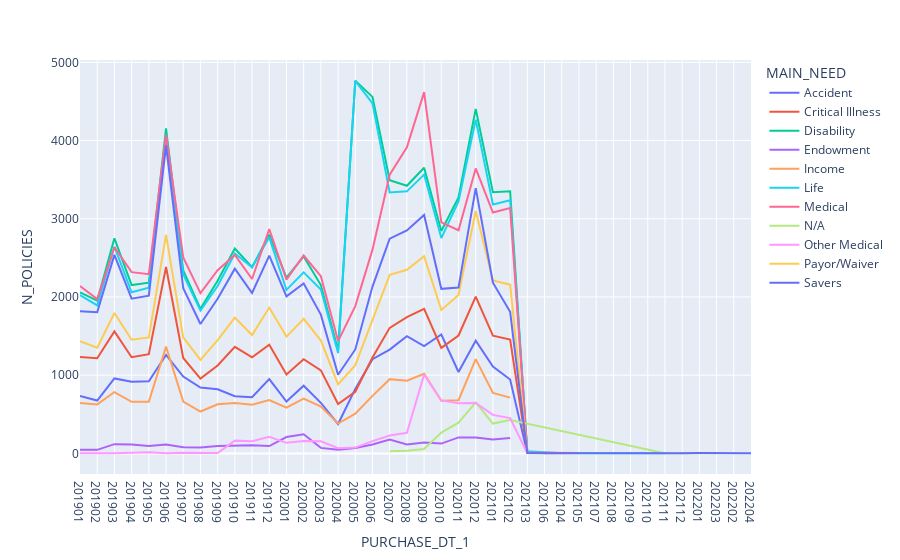

The notebook cell this image was saved under:
### Markdown cell above
The top main needs are Life, Disability, Medical and Savers

### Code cell
# Sales trend of Main Need by purchase date
df_base_2['MAIN_NEED'].fillna('N/A', inplace=True)
df_base_4 = (df_base_2.groupby(['MAIN_NEED', 'PURCHASE_DT_1'])
                .agg(
                    N_POLICIES=('POLICY_NO', 'nunique'),
                    TOTAL_ANP=('ANP_RIDER', 'sum')
                    )
                .reset_index()
             )

fig = px.line(df_base_4, x="PURCHASE_DT_1", y="N_POLICIES", color="MAIN_NEED")
fig.show()

### Figure 1 — Plotly figure (JSON) as saved in the notebook; plotly's stock layout.template omitted (floating-point values rounded to 4 significant figures)
{"data": [{"hovertemplate": "MAIN_NEED=Accident<br>PURCHASE_DT_1=%{x}<br>N_POLICIES=%{y}<extra></extra>", "legendgroup": "Accident", "line": {"color": "#636efa", "dash": "solid"}, "marker": {"symbol": "circle"}, "mode": "lines", "name": "Accident", "orientation": "v", "showlegend": true, "type": "scatter", "x": ["201901", "201902", "201903", "201904", "201905", "201906", "201907", "201908", "201909", "201910", "201911", "201912", "202001", "202002", "202003", "202004", "202005", "202006", "202007", "202008", "202009", "202010", "202011", "202012", "202101", "202102", "202103"], "xaxis": "x", "y": [733, 675, 958, 916, 921, 1258, 982, 841, 819, 730, 719, 950, 662, 865, 646, 375, 824, 1204, 1327, 1498, 1372, 1520, 1041, 1440, 1109, 945, 1], "yaxis": "y"}, {"hovertemplate": "MAIN_NEED=Critical Illness<br>PURCHASE_DT_1=%{x}<br>N_POLICIES=%{y}<extra></extra>", "legendgroup": "Critical Illness", "line": {"color": "#EF553B", "dash": "solid"}, "marker": {"symbol": "circle"}, "mode": "lines", "name": "Critical Illness", "orientation": "v", "showlegend": true, "type": "scatter", "x": ["201901", "201902", "201903", "201904", "201905", "201906", "201907", "201908", "201909", "201910", "201911", "201912", "202001", "202002", "202003", "202004", "202005", "202006", "202007", "202008", "202009", "202010", "202011", "202012", "202101", "202102", "202103"], "xaxis": "x", "y": [1231, 1217, 1560, 1229, 1268, 2383, 1220, 957, 1124, 1362, 1228, 1389, 1009, 1204, 1062, 632, 788, 1226, 1605, 1743, 1847, 1349, 1507, 2005, 1504, 1455, 15], "yaxis": "y"}, {"hovertemplate": "MAIN_NEED=Disability<br>PURCHASE_DT_1=%{x}<br>N_POLICIES=%{y}<extra></extra>", "legendgroup": "Disability", "line": {"color": "#00cc96", "dash": "solid"}, "marker": {"symbol": "circle"}, "mode": "lines", "name": "Disability", "orientation": "v", "showlegend": true, "type": "scatter", "x": ["201901", "201902", "201903", "201904", "201905", "201906", "201907", "201908", "201909", "201910", "201911", "201912", "202001", "202002", "202003", "202004", "202005", "202006", "202007", "202008", "202009", "202010", "202011", "202012", "202101", "202102", "202103", "202106"], "xaxis": "x", "y": [2058, 1954, 2750, 2152, 2183, 4157, 2339, 1848, 2208, 2620, 2381, 2796, 2247, 2518, 2152, 1319, 4765, 4558, 3493, 3422, 3652, 2843, 3273, 4405, 3340, 3352, 4, 1], "yaxis": "y"}, {"hovertemplate": "MAIN_NEED=Endowment<br>PURCHASE_DT_1=%{x}<br>N_POLICIES=%{y}<extra></extra>", "legendgroup": "Endowment", "line": {"color": "#ab63fa", "dash": "solid"}, "marker": {"symbol": "circle"}, "mode": "lines", "name": "Endowment", "orientation": "v", "showlegend": true, "type": "scatter", "x": ["201901", "201902", "201903", "201904", "201905", "201906", "201907", "201908", "201909", "201910", "201911", "201912", "202001", "202002", "202003", "202004", "202005", "202006", "202007", "202008", "202009", "202010", "202011", "202012", "202101", "202102"], "xaxis": "x", "y": [46, 45, 118, 113, 94, 114, 79, 74, 94, 95, 103, 94, 209, 244, 70, 46, 69, 113, 177, 114, 138, 125, 204, 202, 179, 197], "yaxis": "y"}, {"hovertemplate": "MAIN_NEED=Income<br>PURCHASE_DT_1=%{x}<br>N_POLICIES=%{y}<extra></extra>", "legendgroup": "Income", "line": {"color": "#FFA15A", "dash": "solid"}, "marker": {"symbol": "circle"}, "mode": "lines", "name": "Income", "orientation": "v", "showlegend": true, "type": "scatter", "x": ["201901", "201902", "201903", "201904", "201905", "201906", "201907", "201908", "201909", "201910", "201911", "201912", "202001", "202002", "202003", "202004", "202005", "202006", "202007", "202008", "202009", "202010", "202011", "202012", "202101", "202102"], "xaxis": "x", "y": [644, 626, 784, 660, 661, 1365, 663, 535, 628, 643, 622, 682, 584, 701, 599, 381, 507, 735, 949, 928, 1018, 672, 680, 1205, 773, 713], "yaxis": "y"}, {"hovertemplate": "MAIN_NEED=Life<br>PURCHASE_DT_1=%{x}<br>N_POLICIES=%{y}<extra></extra>", "legendgroup": "Life", "line": {"color": "#19d3f3", "dash": "solid"}, "marker": {"symbol": "circle"}, "mode": "lines", "name": "Life", "orientation": "v", "showlegend": true, "type": "scatter", "x": ["201901", "201902", "201903", "201904", "201905", "201906", "201907", "201908", "201909", "201910", "201911", "201912", "202001", "202002", "202003", "202004", "202005", "202006", "202007", "202008", "202009", "202010", "202011", "202012", "202101", "202102", "202103", "202104", "202105", "202106", "202107", "202108", "202109", "202110", "202111"], "xaxis": "x", "y": [2024, 1891, 2643, 2060, 2117, 4073, 2289, 1825, 2140, 2556, 2381, 2762, 2089, 2314, 2094, 1282, 4763, 4476, 3335, 3350, 3565, 2753, 3220, 4267, 3183, 3237, 27, 3, 2, 2, 2, 1, 1, 2, 1], "yaxis": "y"}, {"hovertemplate": "MAIN_NEED=Medical<br>PURCHASE_DT_1=%{x}<br>N_POLICIES=%{y}<extra></extra>", "legendgroup": "Medical", "line": {"color": "#FF6692", "dash": "solid"}, "marker": {"symbol": "circle"}, "mode": "lines", "name": "Medical", "orientation": "v", "showlegend": true, "type": "scatter", "x": ["201901", "201902", "201903", "201904", "201905", "201906", "201907", "201908", "201909", "201910", "201911", "201912", "202001", "202002", "202003", "202004", "202005", "202006", "202007", "202008", "202009", "202010", "202011", "202012", "202101", "202102", "202103", "202105", "202106"], "xaxis": "x", "y": [2141, 1974, 2635, 2317, 2292, 4072, 2506, 2049, 2343, 2538, 2230, 2868, 2221, 2530, 2266, 1436, 1883, 2605, 3563, 3913, 4619, 2954, 2853, 3643, 3079, 3136, 12, 6, 2], "yaxis": "y"}, {"hovertemplate": "MAIN_NEED=N/A<br>PURCHASE_DT_1=%{x}<br>N_POLICIES=%{y}<extra></extra>", "legendgroup": "N/A", "line": {"color": "#B6E880", "dash": "solid"}, "marker": {"symbol": "circle"}, "mode": "lines", "name": "N/A", "orientation": "v", "showlegend": true, "type": "scatter", "x": ["202007", "202008", "202009", "202010", "202011", "202012", "202101", "202102", "202111", "202112", "202201", "202203"], "xaxis": "x", "y": [26, 35, 55, 265, 393, 651, 381, 426, 1, 2, 3, 1], "yaxis": "y"}, {"hovertemplate": "MAIN_NEED=Other Medical<br>PURCHASE_DT_1=%{x}<br>N_POLICIES=%{y}<extra></extra>", "legendgroup": "Other Medical", "line": {"color": "#FF97FF", "dash": "solid"}, "marker": {"symbol": "circle"}, "mode": "lines", "name": "Other Medical", "orientation": "v", "showlegend": true, "type": "scatter", "x": ["201901", "201902", "201903", "201905", "201906", "201907", "201908", "201909", "201910", "201911", "201912", "202001", "202002", "202003", "202004", "202005", "202006", "202007", "202008", "202009", "202010", "202011", "202012", "202101", "202102", "202103"], "xaxis": "x", "y": [3, 2, 3, 13, 1, 8, 7, 4, 163, 154, 213, 135, 158, 154, 66, 74, 157, 228, 263, 1007, 677, 641, 644, 492, 452, 1], "yaxis": "y"}, {"hovertemplate": "MAIN_NEED=Payor/Waiver<br>PURCHASE_DT_1=%{x}<br>N_POLICIES=%{y}<extra></extra>", "legendgroup": "Payor/Waiver", "line": {"color": "#FECB52", "dash": "solid"}, "marker": {"symbol": "circle"}, "mode": "lines", "name": "Payor/Waiver", "orientation": "v", "showlegend": true, "type": "scatter", "x": ["201901", "201902", "201903", "201904", "201905", "201906", "201907", "201908", "201909", "201910", "201911", "201912", "202001", "202002", "202003", "202004", "202005", "202006", "202007", "202008", "202009", "202010", "202011", "202012", "202101", "202102", "202103"], "xaxis": "x", "y": [1436, 1351, 1795, 1453, 1483, 2794, 1483, 1195, 1448, 1736, 1513, 1864, 1493, 1720, 1442, 882, 1127, 1693, 2283, 2347, 2520, 1834, 2025, 3099, 2210, 2157, 1], "yaxis": "y"}, {"hovertemplate": "MAIN_NEED=Savers<br>PURCHASE_DT_1=%{x}<br>N_POLICIES=%{y}<extra></extra>", "legendgroup": "Savers", "line": {"color": "#636efa", "dash": "solid"}, "marker": {"symbol": "circle"}, "mode": "lines", "name": "Savers", "orientation": "v", "showlegend": true, "type": "scatter", "x": ["201901", "201902", "201903", "201904", "201905", "201906", "201907", "201908", "201909", "201910", "201911", "201912", "202001", "202002", "202003", "202004", "202005", "202006", "202007", "202008", "202009", "202010", "202011", "202012", "202101", "202102", "202103", "202104", "202106", "202107", "202108", "202109", "202110", "202111", "202112", "202201", "202202", "202204"], "xaxis": "x", "y": [1818, 1805, 2538, 1978, 2016, 3938, 2113, 1654, 1976, 2362, 2051, 2528, 2008, 2172, 1774, 1005, 1329, 2133, 2745, 2850, 3049, 2104, 2120, 3392, 2182, 1810, 4, 2, 2, 6, 1, 3, 1, 2, 3, 4, 1, 1], "yaxis": "y"}], "layout": {"legend": {"title": {"text": "MAIN_NEED"}, "tracegroupgap": 0}, "margin": {"t": 60}, "xaxis": {"anchor": "y", "domain": [0, 1], "title": {"text": "PURCHASE_DT_1"}}, "yaxis": {"anchor": "x", "domain": [0, 1], "title": {"text": "N_POLICIES"}}}}
